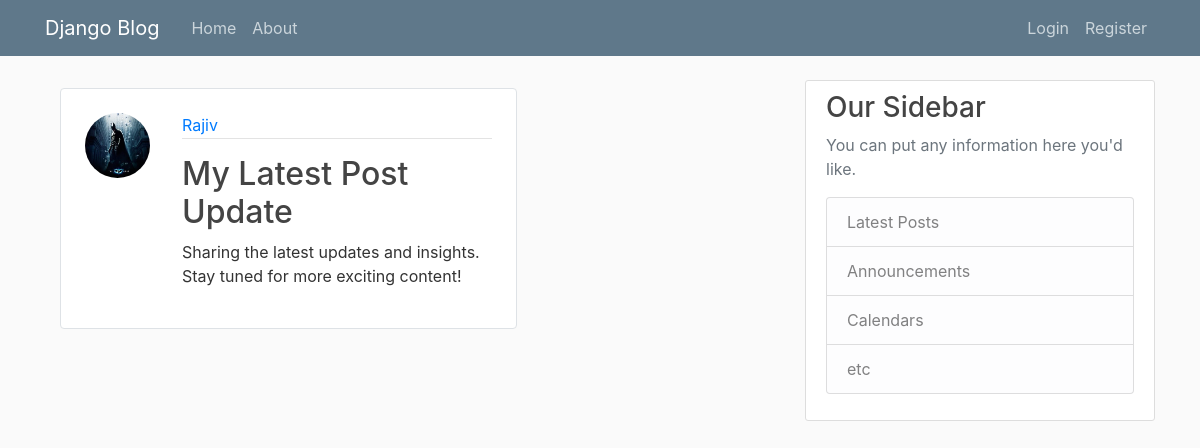
The page /post/29/ on the database its author committed.
### blog/models.py (models this page shows, shortened)
class Post(models.Model):
    title = models.CharField(max_length = 100)
    content = models.TextField()
    date_posted = models.DateTimeField(default = timezone.now)
    author = models.ForeignKey(User, on_delete = models.CASCADE)

### users/models.py (models this page shows, shortened)
class Profile(models.Model):
    user = models.OneToOneField(User, on_delete = models.CASCADE)
    image = models.ImageField(default='default.jpg', upload_to='profile_pics')

### blog/views.py (the view)
# urls.py: path('post/<int:pk>/', PostDetailView.as_view(), name='post-detail'),
class PostDetailView(DetailView):
    model = Post

### blog/templates/blog/post_detail.html (shortened to what this page needs)
{% extends "blog/base.html" %}
{% block content %}
<div class="container mt-2">
    <div class="row">
        <div class="col-md-8">
            <article class="media content-section border rounded p-4">
                <img class="rounded-circle article-img" src="{{ object.author.profile.image.url }}" alt="Author Image">
                <div class="media-body ml-3">
                    <div class="article-metadata">
                        <a class="mr-2" href="{% url 'user-posts' object.author.username %}">{{ object.author }}</a>
                    </div>
                    <h2 class="article-title mt-3">{{ object.title }}</h2>
                    <p class="article-content">{{ object.content }}</p>
                </div>
            </article>
        </div>
    </div>
</div>
{% endblock content %}

### blog/static/blog/main.css (style rules this page uses)
body { background: #fafafa; color: #333333; margin-top: 5rem; }
h1, h2, h3, h4, h5, h6 { color: #444444; }
.content-section { background: #ffffff; padding: 10px 20px; border: 1px solid #dddddd; border-radius: 3px; margin-bottom: 20px; }
.article-title { color: #444444; }
.article-content { white-space: pre-line; }
.article-img { height: 65px; width: 65px; margin-right: 16px; }
.article-metadata { padding-bottom: 1px; margin-bottom: 4px; border-bottom: 1px solid #e3e3e3 }

### rows shown on the page
Post: author.profile.image (picture), author "Rajiv", title "My Latest Post Update", content "Sharing the latest updates and insights. Stay tuned for more exciting content!"
